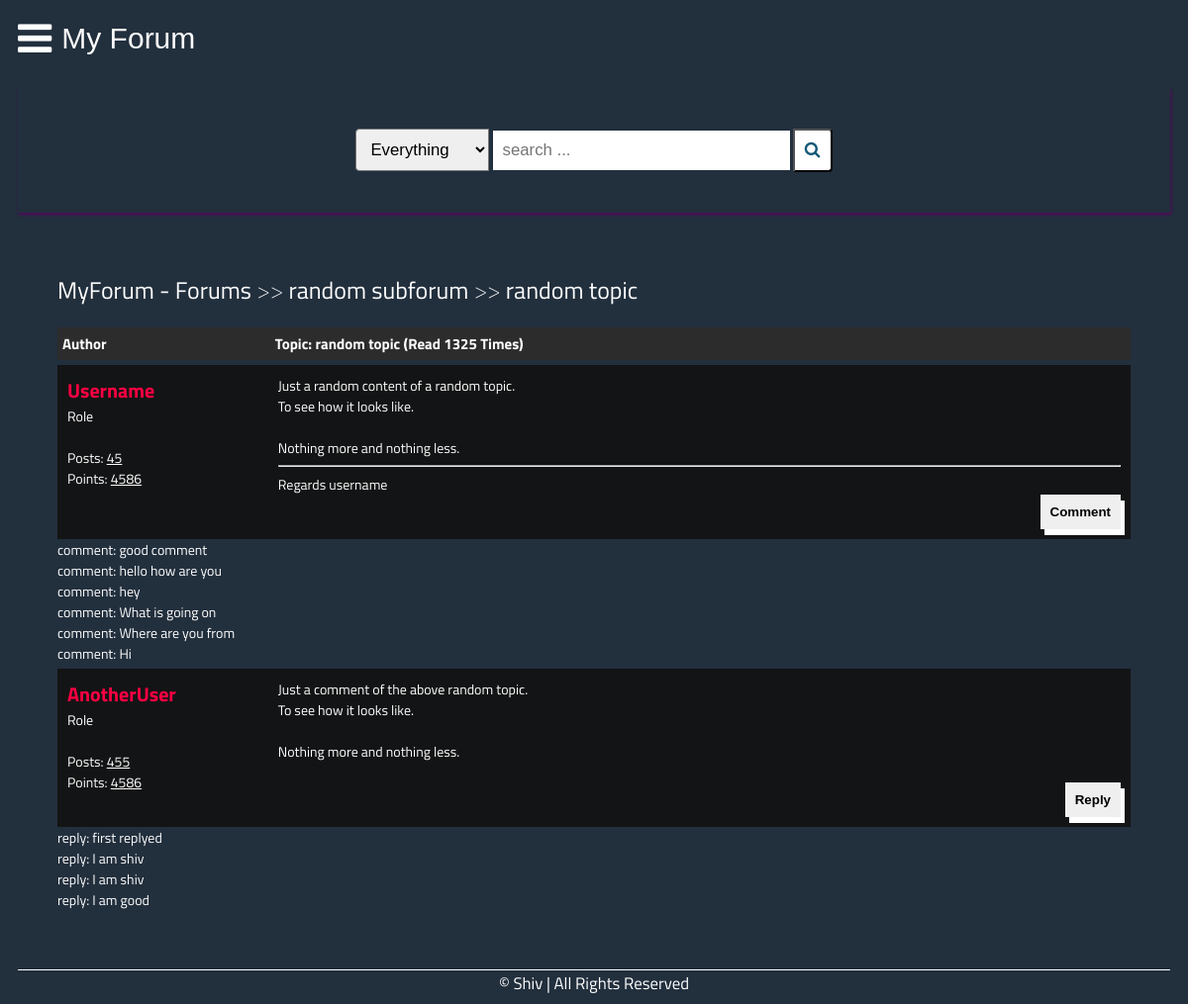
/details.php, run on the app's committed database.
### tables this page shows
CREATE TABLE `comments` (
  `comment_id` int(4) NOT NULL,
  `comment` text NOT NULL
);

CREATE TABLE `reply` (
  `reply_id` int(4) NOT NULL,
  `reply` text NOT NULL
);

### details.php (the view, shortened to what this page needs)
<!DOCTYPE html>
<html lang="en">
<head>
    <link rel="stylesheet" href="https://cdnjs.cloudflare.com/ajax/libs/font-awesome/4.7.0/css/font-awesome.min.css">
</head>
<body>
 <?php
    require 'dbconnect.php';
    ?>
    <header>
        <div class="navbar">
            <a class="bar-icon" id="iconBar" onclick="hideIconBar()"><i class="fa fa-bars"></i></a>
            <div class="brand">My Forum</div>
        </div>
        <div class="search-box">
            <div>
                <select name="" id="">
                    <option value="Everything">Everything</option>
                </select>
                <input type="text" name="q" placeholder="search ...">
                <button><i class="fa fa-search"></i></button>
            </div>
        </div>
    <div class="container">
        <div class="navigate">
            <span><a href="">MyForum - Forums</a> >> <a href="">random subforum</a> >> <a href="">random topic</a></span>
        </div>
        <div class="topic-container">
            <div class="head">
                <div class="authors">Author</div>
                <div class="content">Topic: random topic (Read 1325 Times)</div>
            </div>
            <div class="body">
                <div class="authors">
                    <div class="username"><a href="">Username</a></div>
                    <div>Role</div>
                    <div>Posts: <u>45</u></div>
                    <div>Points: <u>4586</u></div>
                </div>
                <div class="content">
                    Just a random content of a random topic.
                    <br>To see how it looks like.
                    <br><br>
                    Nothing more and nothing less.
                    <br>
                    <hr>
                    Regards username
                    <br>
                    <div class="comment">
                        <button onclick="showComment()">Comment</button>
                    </div>
                </div>
            </div>
        </div>
        <?php
        $sql = "SELECT comment FROM comments";
$result = $conn->query($sql);
if ($result->num_rows > 0) {
  while($row = $result->fetch_assoc()) {
    echo "comment: " . $row["comment"]. "<br>";
  }
} else {
  echo "0 results";
}
?>
        <div class="comments-container">
            <div class="body">
                <div class="authors">
                    <div class="username"><a href="">AnotherUser</a></div>
                    <div>Role</div>
                    <div>Posts: <u>455</u></div>
                    <div>Points: <u>4586</u></div>
                </div>
                <div class="content">
                    Just a comment of the above random topic.
                    <br>To see how it looks like.
                    <br><br>
                    Nothing more and nothing less.
                    <br>
                    <br>
                    <div class="comment">
                        <button onclick="showReply()">Reply</button>
                    </div>
                </div>
            </div>
        </div>
        <?php
        $sql = "SELECT reply FROM reply";
        $result = $conn->query($sql);
        if ($result->num_rows > 0) {
         while($row = $result->fetch_assoc()) {
           echo "reply: " . $row["reply"]. "<br>";
          }
        } else {
          echo "0 results";
        }
?>
    </div>
    <footer>
        <span>&copy;  Shiv | All Rights Reserved</span>
    </footer>
</body>
</html>

### css.php (style rules this page uses)
* { box-sizing: border-box; }
html { font-size: 14px; font-family: 'Titillium Web', sans-serif; background-color:#222f3d; color:#FEFEFE; }
a { color:#FF0042; font-weight: bolder; text-decoration: none; }
header { margin-inline: 10px; }
.navbar { display: flex; align-items: center; }
.bar-icon { font-size: 40px; display: inline-block; margin-right: 10px; color: #ffff; cursor: pointer; }
.brand { font-size: 30px; display: inline-block; font-family: "Audiowide", sans-serif; }
.search-box { border: solid 1px #222f3d; margin-top: 20px; padding: 40px; display: flex; justify-content: center; box-shadow: 1px 2px 3px #52075b; }
.search-box select { padding: 10px; font-size: 1.2rem; border-top-left-radius: 4px; border-bottom-left-radius:4px; }
.search-box input { padding: 10px; width: 300px; border: none; font-size: 1.2rem; }
.search-box button { padding: 10px; background-color: #fff; color:#135878; font-size: 1.2rem; width: 40px; border-top-right-radius: 4px; border-bottom-right-radius:4px; }
.container { margin: 20px; padding: 20px; }
.navigate { margin-block: 20px; font-weight: lighter; font-size: 24px; }
.navigate a { color: #fff; }
.head { display: flex; background-color: #2C2C2C; padding: 5px; font-weight: bold; font-size: 15px; }
.authors { flex: 20%; }
.content { flex: 80%; }
.body { display: flex; background-color: #131415; padding: 10px; margin-top: 5px; }
.body .authors .username { font-size: 20px; }
.body .content .comment button { border:none; padding:10px; font-weight: bolder; box-shadow: 4px 6px #fff; cursor: pointer; float: right; }
footer { border-top: 0.5px solid white; margin-top:40px ; display: flex; justify-content: center; align-items: center; font-size: 1.2rem; }
.navigate { margin-block:20px ; font-weight: lighter; font-size: 24px; }

### data on the page
comments: comment "good comment"
comments: comment "hello how are you"
comments: comment "hey"
comments: comment "What is going on"
comments: comment "Where are you from"
comments: comment "Hi"
reply: reply "first replyed"
reply: reply "I am shiv"
reply: reply "I am shiv"
reply: reply "I am good"
